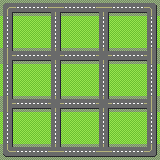

Rendered tile map (Tiled .tmx) drawn with the repository's tilesets; below, a short description and the full map source, tile grids included:
An orthogonal 10x10 tile map with 16x16 px tiles, 1 tile layer (Tile Layer 1).

<map version="1.2" tiledversion="1.2.4" orientation="orthogonal" renderorder="right-up" width="10" height="10" tilewidth="16" tileheight="16" infinite="0" nextlayerid="2" nextobjectid="1">
 <tileset firstgid="1" source="busian_terra.tsx" />
 <layer id="1" name="Tile Layer 1" width="10" height="10">
  <data encoding="csv">
11,5,5,12,5,5,12,5,5,9,
6,17,17,6,17,17,6,17,17,6,
6,17,17,6,17,17,6,17,17,6,
13,5,5,7,5,5,7,5,5,14,
6,17,17,6,17,17,6,17,17,6,
6,17,17,6,17,17,6,17,17,6,
13,5,5,7,5,5,7,5,5,14,
6,17,17,6,17,17,6,17,17,6,
6,17,17,6,17,17,6,17,17,6,
8,5,5,15,5,5,15,5,5,10
</data>
 </layer>
</map>